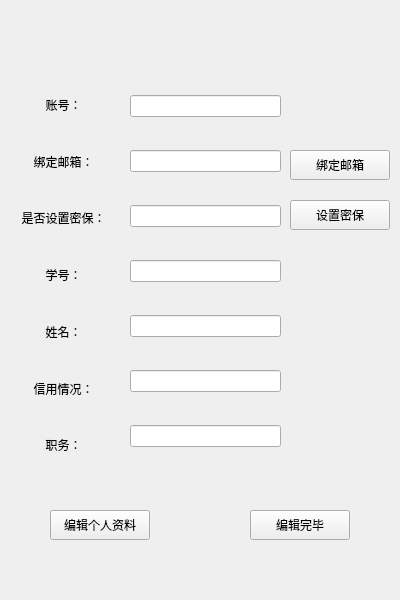
<?xml version="1.0" encoding="UTF-8"?>
<ui version="4.0">
 <class>personalpage</class>
 <widget class="QWidget" name="personalpage">
  <property name="geometry">
   <rect>
    <x>0</x>
    <y>0</y>
    <width>400</width>
    <height>600</height>
   </rect>
  </property>
  <property name="windowTitle">
   <string>Form</string>
  </property>
  <widget class="QPushButton" name="editBtn">
   <property name="geometry">
    <rect>
     <x>50</x>
     <y>510</y>
     <width>100</width>
     <height>30</height>
    </rect>
   </property>
   <property name="text">
    <string>编辑个人资料</string>
   </property>
  </widget>
  <widget class="QPushButton" name="ok">
   <property name="geometry">
    <rect>
     <x>250</x>
     <y>510</y>
     <width>100</width>
     <height>30</height>
    </rect>
   </property>
   <property name="text">
    <string>编辑完毕</string>
   </property>
  </widget>
  <widget class="QPushButton" name="editquestion">
   <property name="geometry">
    <rect>
     <x>290</x>
     <y>200</y>
     <width>100</width>
     <height>30</height>
    </rect>
   </property>
   <property name="text">
    <string>设置密保</string>
   </property>
  </widget>
  <widget class="QPushButton" name="editmail">
   <property name="geometry">
    <rect>
     <x>290</x>
     <y>150</y>
     <width>100</width>
     <height>30</height>
    </rect>
   </property>
   <property name="text">
    <string>绑定邮箱</string>
   </property>
  </widget>
  <widget class="QWidget" name="layoutWidget">
   <property name="geometry">
    <rect>
     <x>10</x>
     <y>80</y>
     <width>107</width>
     <height>391</height>
    </rect>
   </property>
   <layout class="QVBoxLayout" name="verticalLayout">
    <item>
     <widget class="QLabel" name="account">
      <property name="text">
       <string>&lt;html&gt;&lt;head/&gt;&lt;body&gt;&lt;p align=&quot;center&quot;&gt;账号：&lt;/p&gt;&lt;/body&gt;&lt;/html&gt;</string>
      </property>
     </widget>
    </item>
    <item>
     <widget class="QLabel" name="mail">
      <property name="text">
       <string>&lt;html&gt;&lt;head/&gt;&lt;body&gt;&lt;p align=&quot;center&quot;&gt;绑定邮箱：&lt;/p&gt;&lt;/body&gt;&lt;/html&gt;</string>
      </property>
     </widget>
    </item>
    <item>
     <widget class="QLabel" name="question">
      <property name="text">
       <string>&lt;html&gt;&lt;head/&gt;&lt;body&gt;&lt;p align=&quot;center&quot;&gt;是否设置密保：&lt;/p&gt;&lt;/body&gt;&lt;/html&gt;</string>
      </property>
     </widget>
    </item>
    <item>
     <widget class="QLabel" name="num">
      <property name="text">
       <string>&lt;html&gt;&lt;head/&gt;&lt;body&gt;&lt;p align=&quot;center&quot;&gt;学号：&lt;/p&gt;&lt;/body&gt;&lt;/html&gt;</string>
      </property>
     </widget>
    </item>
    <item>
     <widget class="QLabel" name="name">
      <property name="text">
       <string>&lt;html&gt;&lt;head/&gt;&lt;body&gt;&lt;p align=&quot;center&quot;&gt;姓名：&lt;/p&gt;&lt;/body&gt;&lt;/html&gt;</string>
      </property>
     </widget>
    </item>
    <item>
     <widget class="QLabel" name="credit">
      <property name="text">
       <string>&lt;html&gt;&lt;head/&gt;&lt;body&gt;&lt;p align=&quot;center&quot;&gt;信用情况：&lt;/p&gt;&lt;/body&gt;&lt;/html&gt;</string>
      </property>
     </widget>
    </item>
    <item>
     <widget class="QLabel" name="work">
      <property name="text">
       <string>&lt;html&gt;&lt;head/&gt;&lt;body&gt;&lt;p align=&quot;center&quot;&gt;职务：&lt;/p&gt;&lt;/body&gt;&lt;/html&gt;</string>
      </property>
     </widget>
    </item>
   </layout>
  </widget>
  <widget class="QWidget" name="layoutWidget">
   <property name="geometry">
    <rect>
     <x>130</x>
     <y>68</y>
     <width>151</width>
     <height>411</height>
    </rect>
   </property>
   <layout class="QVBoxLayout" name="verticalLayout_2">
    <item>
     <widget class="QLineEdit" name="laccount"/>
    </item>
    <item>
     <widget class="QLineEdit" name="lmail"/>
    </item>
    <item>
     <widget class="QLineEdit" name="lquestion"/>
    </item>
    <item>
     <widget class="QLineEdit" name="lnum"/>
    </item>
    <item>
     <widget class="QLineEdit" name="lname"/>
    </item>
    <item>
     <widget class="QLineEdit" name="lcredit"/>
    </item>
    <item>
     <widget class="QLineEdit" name="lwork"/>
    </item>
   </layout>
  </widget>
 </widget>
 <resources/>
 <connections/>
</ui>
